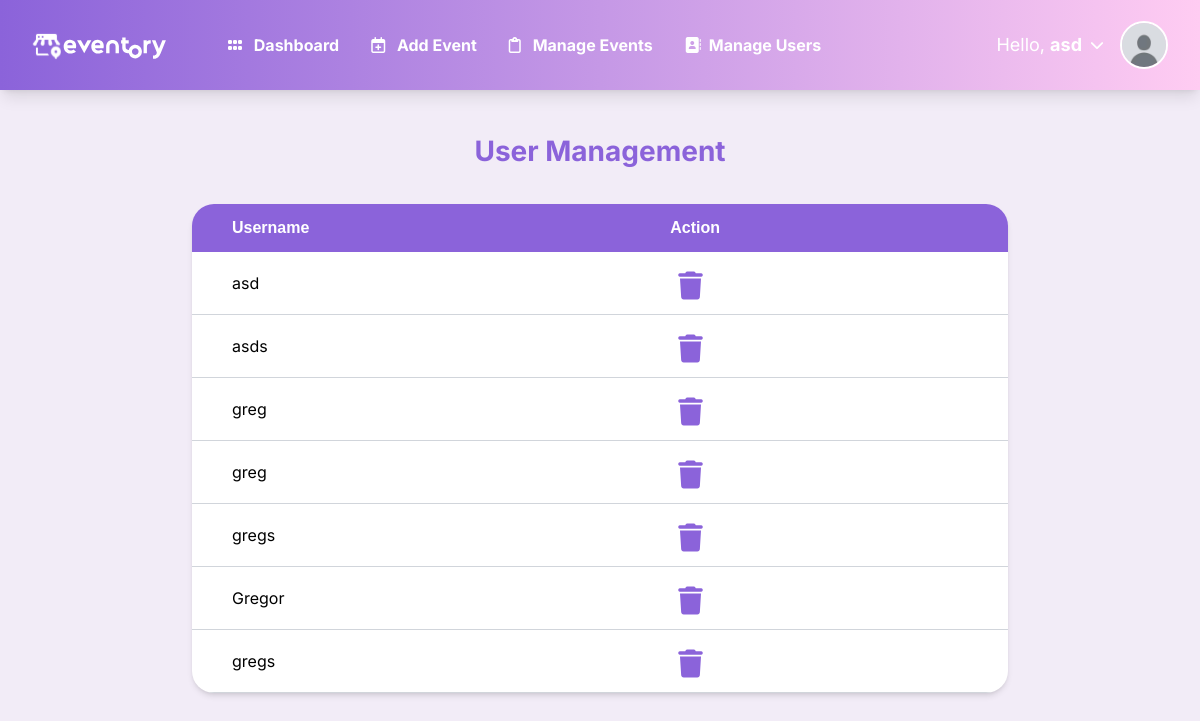
Before: /admin/view_users.php (signed in) with the older database file.
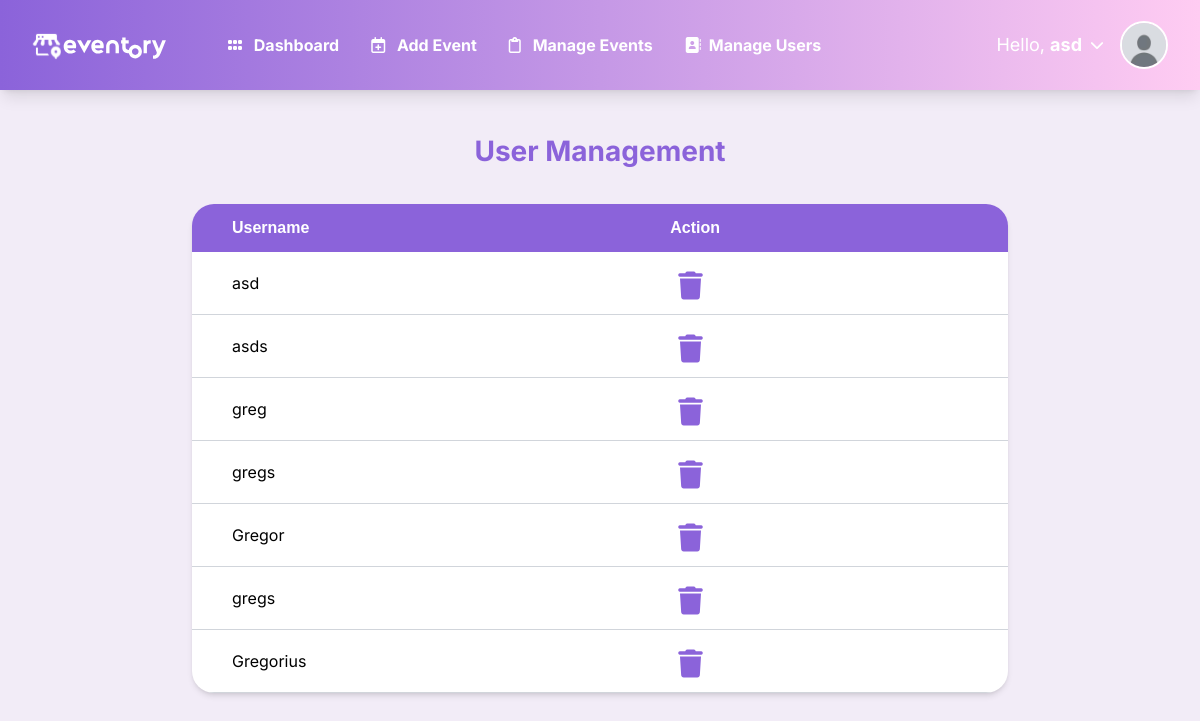
After: the same page with the newer database file.
### tables this page shows
CREATE TABLE `users` (
  `id` int(11) NOT NULL,
  `name` varchar(255) NOT NULL,
  `email` varchar(255) NOT NULL,
  `password` varchar(255) NOT NULL,
  `role` enum('admin','user') DEFAULT 'user',
  `created_at` timestamp NOT NULL DEFAULT current_timestamp(),
  `profile_picture` varchar(255) NOT NULL,
  `reset_token` varchar(255) NOT NULL,
  `reset_expiry` datetime DEFAULT NULL
);

### public_html/admin/view_users.php (the view, shortened to what this page needs)
<?php
require '../includes/db_connection.php';
$stmt = $pdo->query("SELECT id, name FROM users");
$users = $stmt->fetchAll();
?>
<?php include '../includes/navbar.php'; ?>
<!DOCTYPE html>
<html lang="en">
<head>
    <script src="https://cdn.tailwindcss.com"></script>
</head>
<body class="bg-lilac min-h-screen">
    <div class="w-full flex flex-col items-center justify-center mb-8">
        <h1 class="text-center text-[28px] font-inter font-bold text-[#8B63DA] mb-8 mt-10">User Management</h1>
        <div class="w-full max-w-4xl px-10">
            <table class="table-auto p-6 w-full bg-white rounded-[22px] overflow-hidden shadow-md mx-auto">
                <thead class="">
                    <tr class="bg-[#8B63DA]">
                        <th class="ps-10 py-3 text-left text-white font-rethink">Username</th>
                        <th class="ps-16 py-3 text-left text-white font-rethink">Action</th>
                    </tr>
                </thead>
                <tbody>
                    <?php foreach ($users as $user): ?>
                        <tr class="border-b border-gray-300 p-4 ">
                            <td class="ps-10 py-3 text-black font-rethink">
                                <p class="font-inter">
                                    <?= htmlspecialchars($user['name']) ?>
                                </p>
                            </td>
                            <td class="px-4 py-3">
                                <button class="ms-14" onclick="showPopup(<?= $user['id'] ?>)">
                                    <i class="fa-solid fa-trash text-lilac text-[28px] mt-2"></i>
                                </button>
                            </td>
                        </tr>
                    <?php endforeach; ?>
                </tbody>
            </table>
        </div>
    </div>
</body>
</body>
</html>

### public_html/includes/navbar.php (shortened to what this page needs)
<?php
require '../includes/db_connection.php';
$stmt = $pdo->prepare("SELECT * FROM users WHERE id = ?");
$stmt->execute([$_SESSION['user_id']]);
$user = $stmt->fetch();
$default_picture = 'default.jpg';
if (empty($user['profile_picture']) || !file_exists($user['profile_picture'])) {
    $user['profile_picture'] = $default_picture;
}
?>
<!DOCTYPE html>
<html lang="en">
<head>
    <script src="https://cdn.tailwindcss.com"></script>
</head>
<body class="bg-[#F2ECF7] font-inter">
    <nav class="bg-gradient-to-r from-[#8B63DA] via-[#C598E6] to-[#FFCCF2] shadow-lg">
        <div class="max-w-7xl mx-auto px-4 sm:px-6 lg:px-8">
            <div class="flex items-center justify-between h-[90px]">
                <div class="flex items-center space-x-8">
                    <a href="#" class="text-white font-bold text-xl flex-shrink-0">
                        <img class="w-[140px]" src="../assets/images/logo.svg" alt="Logo">
                    </a>
                    <div class="hidden md:flex space-x-8 font-bold text-white transition">
                        <?php if (isset($_SESSION['role'])): ?>
                            <?php if ($_SESSION['role'] === 'admin'): ?>
                                <a href="dashboard.php" class="hover:text-white transition ms-6">
                                    <i class="fa-solid fa-grip me-2"></i>
                                    <span class="">Dashboard</span></a>
                                <a href="add_event.php" class="hover:text-white transition">
                                    <i class="fa-regular fa-calendar-plus"></i>
                                    <span class="ms-2">Add Event</span>
                                </a>
                                <a href="manage_events.php" class="hover:text-white transition">
                                <i class="fa-regular fa-clipboard me-2"></i>
                                Manage Events</a>
                                <a href="view_users.php" class="hover:text-white transition"><i class="fa-solid fa-address-book me-2"></i>Manage Users</a>
                            <?php endif; ?>
                        <?php endif; ?>
                    </div>
                </div>
                    <div id="user-menu-toggle" class="hidden md:flex items-center cursor-pointer">
                        <span class="text-white text-lg mx-2">Hello, <b><?= htmlspecialchars($user['name']) ?></b></span>
                        <i class="fas fa-chevron-down text-white text-sm me-4"></i>
                        <img src="../assets/images/profile_pictures/<?= htmlspecialchars($user['profile_picture']) ?>?<?= time() ?>" class="h-12 w-12 rounded-full border-2 border-white" alt="Profile">
                    </div>
            </div>
        </div>
    </nav>
</body>
</html>

Changed rows visible on the page:
removed users: name "greg"
added users: name "Gregorius"
